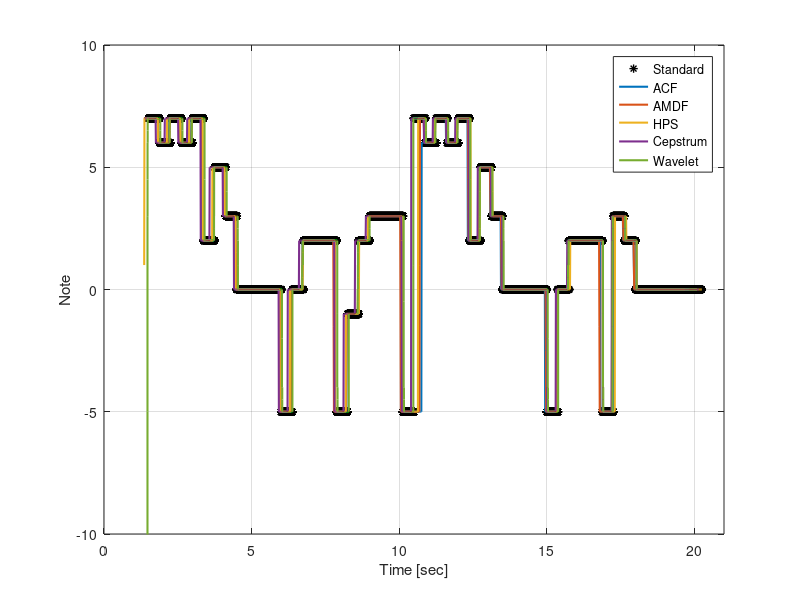

Recreate this plot in MATLAB.
clc
clear

load('standard.mat');
load('acf_result.mat');
load('amdf_result.mat');
load('hps_result.mat');
load('cep_result.mat');
load('wave_result.mat');
%% 

% fs = 44100;
% time = (0:1829)*500/fs;

figure(5);
plot(t,std4Check,'*k','linewidth',1); hold on
plot(acf_t, acf_detected_note_final,'linewidth',1.5);
plot(amdf_t, amdf_detected_note_final,'linewidth',1.5);
plot(hps_t, hps_noteTrack,'linewidth',1.5);
plot(cep_t, cep_noteTrack,'linewidth',1.5);
plot(wave_t, wave_noteTrack,'linewidth',1.5);


legend('Standard','ACF','AMDF','HPS','Cepstrum', 'Wavelet');
grid on
xlim([0,21]);
ylim([-10, 10]);
xlabel('Time [sec]')
ylabel('Note')

